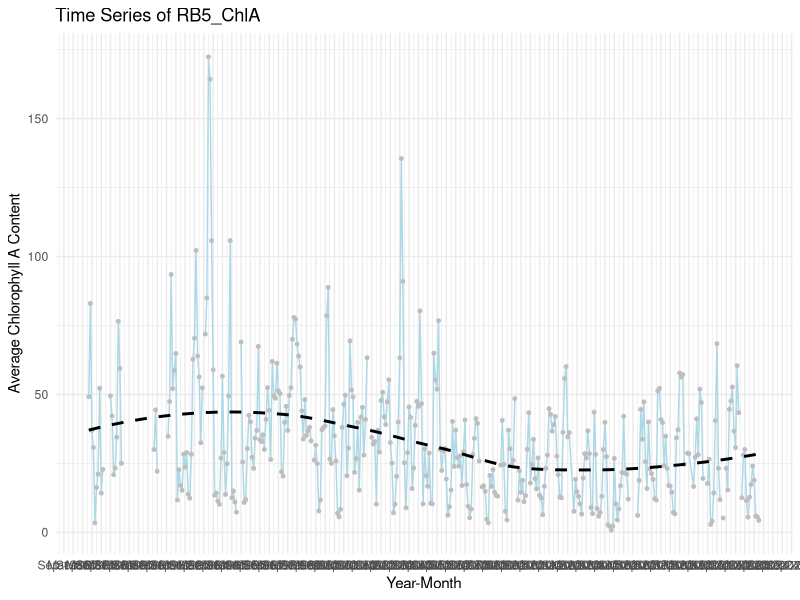
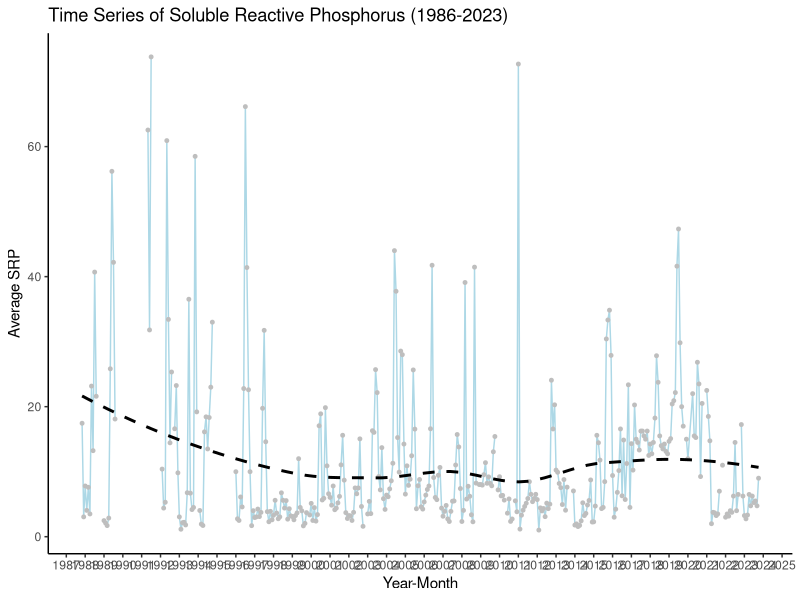
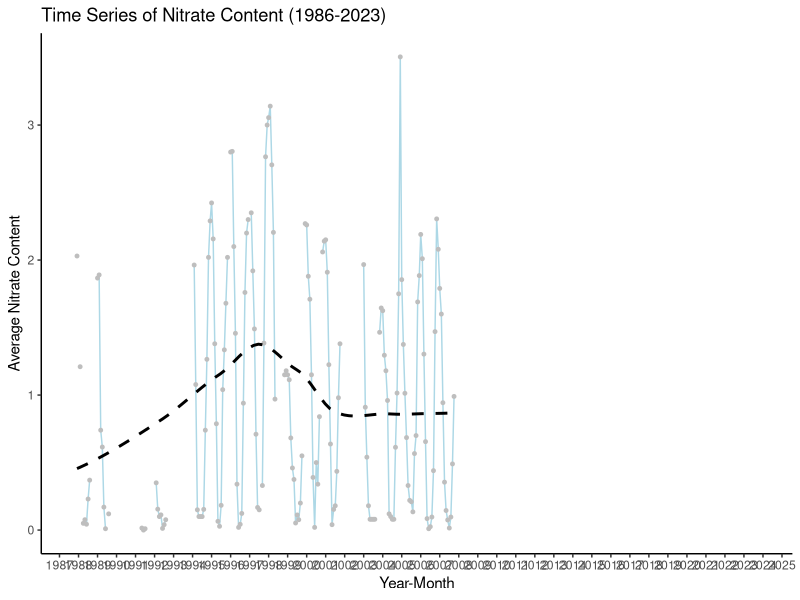
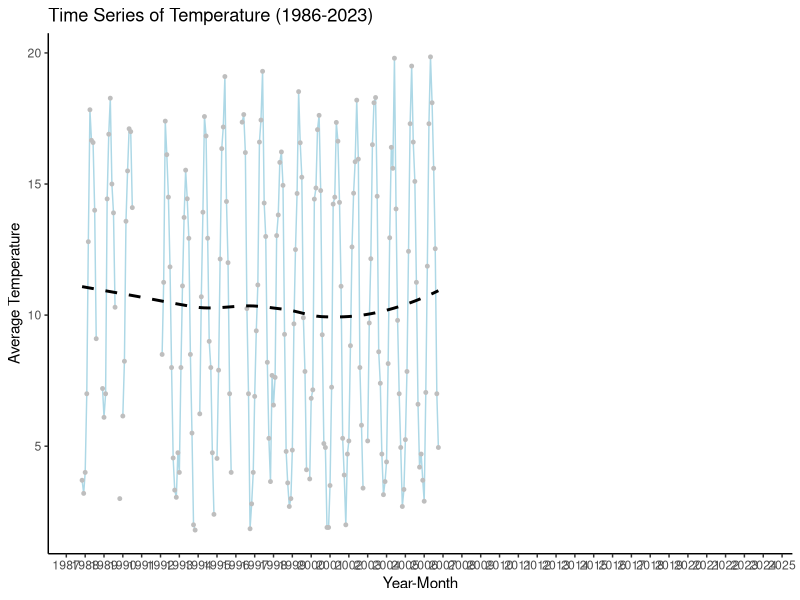
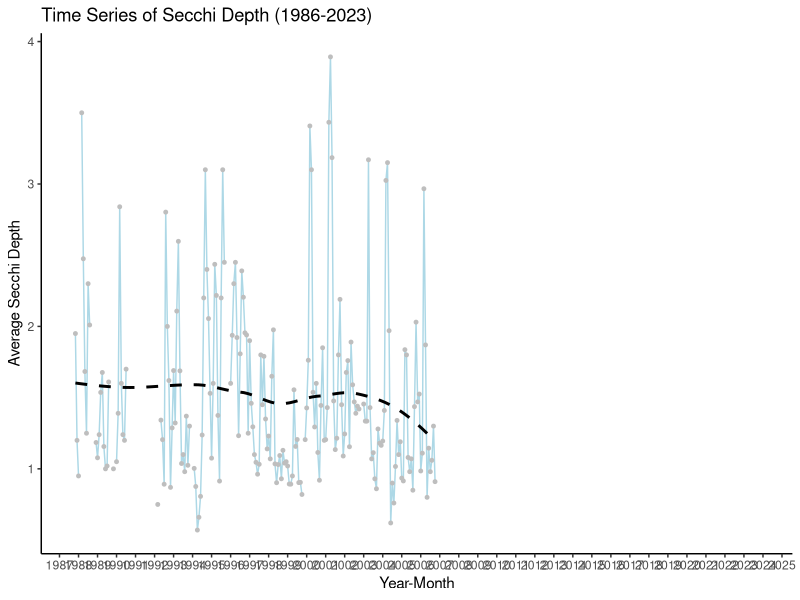
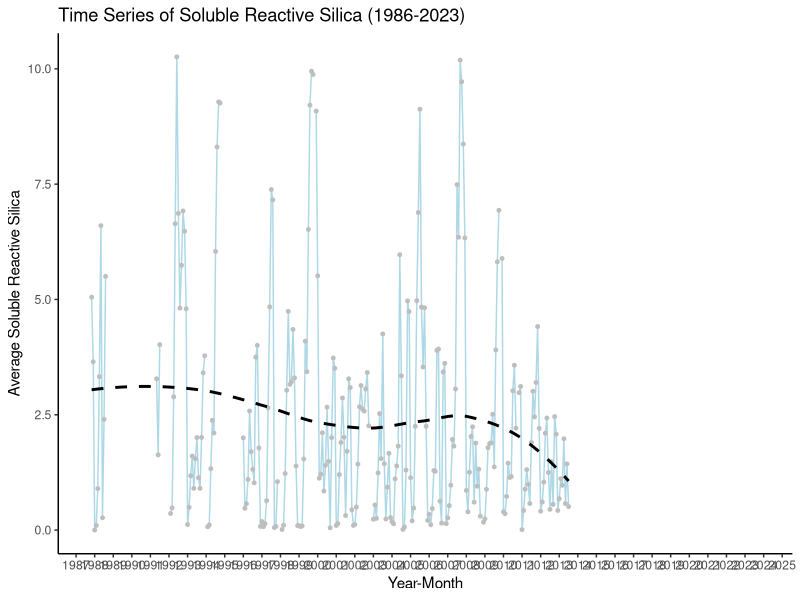
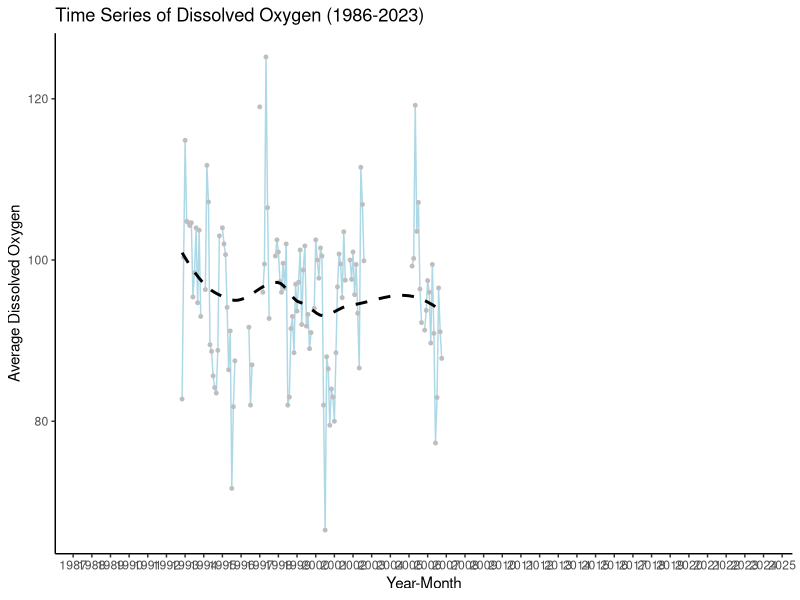
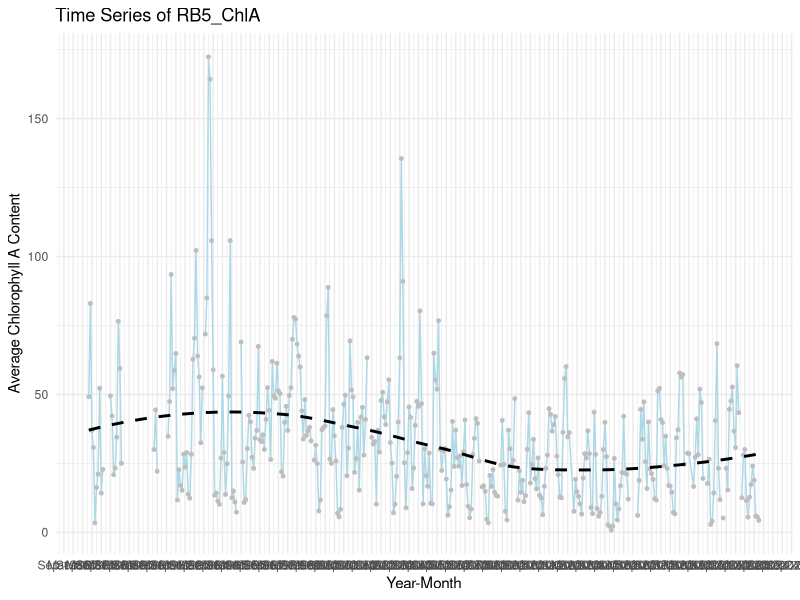

The R source for these figures, in order:
#7/2/25
#plotting raw time series data 

#library 
library(tidyverse)
#install.packages("tidyverse")

#loading data
monitoring_data<-read.csv("data/raw/csv/monitoring_data_1980-2023.csv")

#checking data
View(monitoring_data)

#changing the date format
monitoring_data<-monitoring_data %>% 
  mutate(Expr1=dmy(Expr1),
         year = year(Expr1),  # Extract year
         month = month(Expr1))

View(monitoring_data)

#filtering data for only RB5 data
RB5_only <- monitoring_data %>%
  filter(!is.na(Expr1) & Expr1 >as.Date("1986-04-07")) %>%   # Keep rows where Expr1 is not NA
  select(Expr1, month, year, starts_with("RB5"))   # Keep Expr1 and columns starting with RB5

#checking data
View(RB5_only)

#averaging across months 
RB5_monthly_average<- RB5_only %>%
  group_by(year, month) %>%
  summarise(across(where(is.numeric), mean, na.rm = TRUE)) %>%  # Average numeric cols
  ungroup()%>%
  mutate(YearMonth = as.Date(paste(year, month, "01", sep = "-")))  # Create a proper date format

#checking data 
View(RB5_monthly_average)

#plot ChlA
plot_ChlA<-ggplot(RB5_monthly_average, aes(x = YearMonth, y = RB5.ChlA)) +
  geom_line(colour="lightblue",linewidth = 0.5) +  # Line plot
  geom_point(colour="grey",size = 1) +  # Add points
  geom_smooth(linetype="dashed",se=F,colour="black")+
  labs(title = "Time Series of RB5_ChlA",
       x = "Year-Month",
       y = "Average Chlorophyll A Content") +
  scale_x_date(date_labels = "%b %Y", date_breaks = "6 months") +  # Format x-axis
  theme_minimal()  # Clean theme

plot_ChlA

ggsave("output/timeseries/chlA.png",plot_ChlA,width=16,height=8,dpi=450)

#plot SRP
plot_SRP<-ggplot(RB5_monthly_average, aes(x = YearMonth, y = RB5.SRP)) +
   geom_line(colour="lightblue",linewidth = 0.5) +  # Line plot
   geom_point(colour="grey",size = 1) +  # Add points
   geom_smooth(linetype="dashed",se=F,colour="black")+
   labs(title = "Time Series of Soluble Reactive Phosphorus (1986-2023)",
        x = "Year-Month",
        y = "Average SRP") +
   scale_x_date(date_labels = "%Y", date_breaks = "12 months") +  # Format x-axis
   theme_classic()  # Clean theme

plot_SRP

ggsave("output/timeseries/SRP.png",plot_SRP,width=16,height=8,dpi=450)

#plot NO3
plot_NO3<-ggplot(RB5_monthly_average, aes(x = YearMonth, y = RB5.NO3)) +
   geom_line(colour="lightblue",linewidth = 0.5) +  # Line plot
   geom_point(colour="grey",size = 1) +  # Add points
   geom_smooth(linetype="dashed",se=F,colour="black")+
   labs(title = "Time Series of Nitrate Content (1986-2023)",
        x = "Year-Month",
        y = "Average Nitrate Content") +
   scale_x_date(date_labels = "%Y", date_breaks = "12 months") +  # Format x-axis
   theme_classic()  # Clean theme

 plot_NO3
 
ggsave("output/timeseries/NO3.png",plot_NO3,width=16,height=8,dpi=450)
 
#plot temp
plot_temp<-ggplot(RB5_monthly_average, aes(x = YearMonth, y = RB5.Temp)) +
  geom_line(colour="lightblue",linewidth = 0.5) +  # Line plot
  geom_point(colour="grey",size = 1) +  # Add points
  geom_smooth(linetype="dashed",se=F,colour="black")+
  labs(title = "Time Series of Temperature (1986-2023)",
       x = "Year-Month",
       y = "Average Temperature") +
  scale_x_date(date_labels = "%Y", date_breaks = "12 months") +  # Format x-axis
  theme_classic()  # Clean theme

plot_temp

ggsave("output/timeseries/temp.png",plot_NO3,width=16,height=8,dpi=450)

#plot secchi depth
plot_SD<-ggplot(RB5_monthly_average, aes(x = YearMonth, y = RB5.SD)) +
  geom_line(colour="lightblue",linewidth = 0.5) +  # Line plot
  geom_point(colour="grey",size = 1) +  # Add points
  geom_smooth(linetype="dashed",se=F,colour="black")+
  labs(title = "Time Series of Secchi Depth (1986-2023)",
       x = "Year-Month",
       y = "Average Secchi Depth") +
  scale_x_date(date_labels = "%Y", date_breaks = "12 months") +  # Format x-axis
  theme_classic()  # Clean theme

plot_SD

ggsave("output/timeseries/SD.png",plot_NO3,width=16,height=8,dpi=450)

#plot soluble reactive silica
plot_SRSi<-ggplot(RB5_monthly_average, aes(x = YearMonth, y = RB5.SRSi)) +
  geom_line(colour="lightblue",linewidth = 0.5) +  # Line plot
  geom_point(colour="grey",size = 1) +  # Add points
  geom_smooth(linetype="dashed",se=F,colour="black")+
  labs(title = "Time Series of Soluble Reactive Silica (1986-2023)",
       x = "Year-Month",
       y = "Average Soluble Reactive Silica") +
  scale_x_date(date_labels = "%Y", date_breaks = "12 months") +  # Format x-axis
  theme_classic()  # Clean theme

plot_SRSi

ggsave("output/timeseries/SRSi.png",plot_SRSi,width=16,height=8,dpi=450)

#plot dissolved oxygen
plot_DO<-ggplot(RB5_monthly_average, aes(x = YearMonth, y = RB5.DO)) +
  geom_line(colour="lightblue",linewidth = 0.5) +  # Line plot
  geom_point(colour="grey",size = 1) +  # Add points
  geom_smooth(linetype="dashed",se=F,colour="black")+
  labs(title = "Time Series of Dissolved Oxygen (1986-2023)",
       x = "Year-Month",
       y = "Average Dissolved Oxygen") +
  scale_x_date(date_labels = "%Y", date_breaks = "12 months") +  # Format x-axis
  theme_classic()  # Clean theme

plot_DO

ggsave("output/timeseries/DO.png",plot_DO,width=16,height=8,dpi=450)
